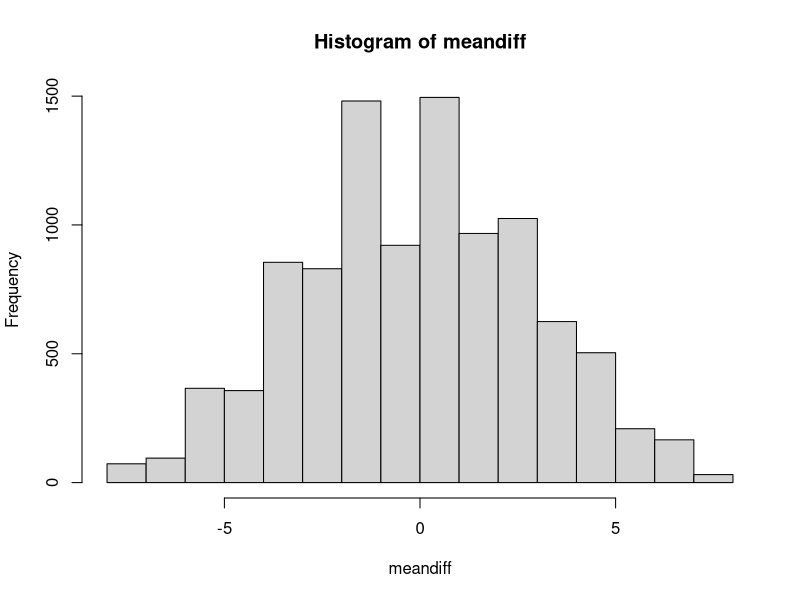

Reproduce this figure in R.
# Ho : Mw - Mm = 0
# Ha : Mw - Mm < 0

gender <- c(rep("Female", 5), rep("Male", 5))
gender
Height <- c(68,61,63,67,64,72,72,74,74,70)
Height
DF <- data.frame(Height,gender)
head(DF)
rm(Height,gender)

tapply(DF$Height,DF$gender,mean)
64.6 - 72.4   #mean of females minus mean of men

sims <- 10000
meandiff <- numeric(sims)
set.seed(123)
ANS <- tapply(DF$Height,DF$gender,mean)
ANS
OBSDIFF <- ANS[1] - ANS[2]
OBSDIFF

for(i in 1:sims) {
  ANS <- tapply(DF$Height,
                sample(DF$gender),mean)
  meandiff[i] <- ANS[1] - ANS[2]
}

hist(meandiff)

pvalue <- (sum(meandiff <= OBSDIFF)+1)/(sims+1)
pvalue  #alpha = 0.05

t.test(Height~gender, data = DF, a = "l")
# looking at (xbar - ybar) - (Mux - Muy) / sqrt(S^2x / nx) + (S^2y / ny)
pt(-5.235,6.423)
# gives the value to the left of the 't = -5.235

t.test(Height~gender, data=DF, var.equal=TRUE)
#pvalue = 0.00079
summary(aov(Height~gender, data=DF))
#pvaule = 0.00079 two sample t test gives the same as analysis of varience
#need to aov for 2 or more variable
# t value from t test squared is the same as f value on aov
# -5.235^2 = 27.41
mod1 <- aov(Height~gender, data=DF)

TukeyHSD(mod1)
